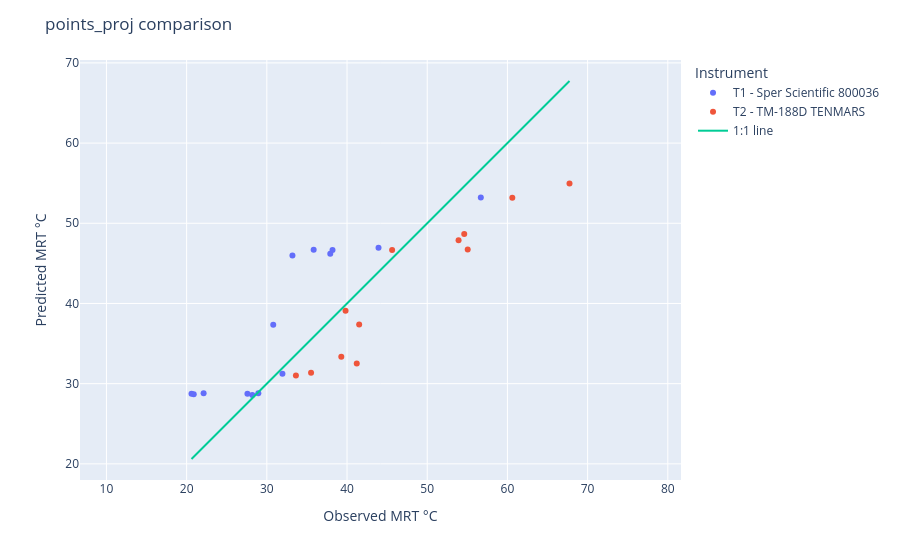

The code cell stored with this chart in its notebook:
### Code cell
# Compute 1:1 line range
m = min(obs.min(), pred.min())
M = max(obs.max(), pred.max())

# Scatter
fig = px.scatter(
    points_proj,
    x=obs,
    y=pred,
    color="Instrument",
    hover_data=["TG", "TA","WIND M/S", "condition"],
)

# 1:1 line
fig.add_scatter(
    x=[m, M],
    y=[m, M],
    mode="lines",
    name="1:1 line"
)

fig.update_layout(
    xaxis_title="Observed MRT °C",
    yaxis_title="Predicted MRT °C",
    title="points_proj comparison"
)

fig.update_yaxes(scaleanchor="x", scaleratio=1)

fig.show()

### Figure 1 — Plotly figure (JSON) as saved in the notebook; plotly's stock layout.template omitted (floating-point values rounded to 4 significant figures)
{"data": [{"customdata": [[32.6, 29.3, 0, "SHADOW"], [42.2, 28.9, 0.7, "SUN"], [38, 34.4, 0.2, "SUN"], [40.9, 35, 0.8, "SUN"], [42.7, 36.4, 0.3, "SUN"], [39.6, 34.8, 0.8, "SUN"], [46.8, 37.2, 0.7, "SUN"], [34.8, 31.9, 0.1, "SHADOW"], [31.8, 32.3, 0, "SHADOW"], [30, 31.6, 0, "SHADOW"], [29.3, 31.8, 0, "SHADOW"], [28.9, 31.9, 0, "SHADOW"], [29.6, 31, 0, "SHADOW"], [29.7, 30.9, 0, "SHADOW"]], "hovertemplate": "Instrument=T1 - Sper Scientific 800036 <br>MRT=%{x}<br>MRT_predicted=%{y}<br>TG=%{customdata[0]}<br>TA=%{customdata[1]}<br>WIND M/S=%{customdata[2]}<br>condition=%{customdata[3]}<extra></extra>", "legendgroup": "T1 - Sper Scientific 800036 ", "marker": {"color": "#636efa", "symbol": "circle"}, "mode": "markers", "name": "T1 - Sper Scientific 800036 ", "orientation": "v", "showlegend": true, "type": "scatter", "x": [30.8, 56.68, 33.19, 37.91, 38.19, 35.84, 43.93, 31.95, 28.94, 28.19, 27.58, 20.61, 22.12, 20.89], "xaxis": "x", "y": [37.35, 53.2, 45.97, 46.21, 46.67, 46.69, 46.96, 31.23, 28.79, 28.6, 28.75, 28.75, 28.8, 28.67], "yaxis": "y"}, {"customdata": [[31.6, 28.7, 2.7, "SHADOW"], [38.7, 30.1, 1.6, "SUN"], [34.4, 30.7, 0.9, "SHADOW"], [38.6, 30.2, 1.6, "SUN"], [33, 28.9, 1, "SHADOW"], [39.4, 29.2, 3, "SUN"], [32.5, 30.4, 0, "SHADOW"], [41.1, 31.5, 1.7, "SUN"], [32.5, 30.3, 0.4, "SHADOW"], [43.7, 33.5, 0.6, "SUN"], [33.1, 30.6, 0, "SHADOW"], [39.4, 30.1, 2.4, "SUN"]], "hovertemplate": "Instrument=T2 - TM-188D TENMARS <br>MRT=%{x}<br>MRT_predicted=%{y}<br>TG=%{customdata[0]}<br>TA=%{customdata[1]}<br>WIND M/S=%{customdata[2]}<br>condition=%{customdata[3]}<extra></extra>", "legendgroup": "T2 - TM-188D TENMARS ", "marker": {"color": "#EF553B", "symbol": "circle"}, "mode": "markers", "name": "T2 - TM-188D TENMARS ", "orientation": "v", "showlegend": true, "type": "scatter", "x": [41.51, 60.61, 41.21, 53.91, 39.82, 67.74, 39.28, 54.62, 35.52, 45.62, 33.63, 55.05], "xaxis": "x", "y": [37.37, 53.18, 32.5, 47.88, 39.08, 54.95, 33.36, 48.67, 31.37, 46.66, 31.01, 46.72], "yaxis": "y"}, {"mode": "lines", "name": "1:1 line", "type": "scatter", "x": [20.61, 67.74], "y": [20.61, 67.74]}], "layout": {"legend": {"title": {"text": "Instrument"}, "tracegroupgap": 0}, "margin": {"t": 60}, "title": {"text": "points_proj comparison"}, "xaxis": {"anchor": "y", "domain": [0, 1], "title": {"text": "Observed MRT °C"}}, "yaxis": {"anchor": "x", "domain": [0, 1], "scaleanchor": "x", "scaleratio": 1, "title": {"text": "Predicted MRT °C"}}}}
